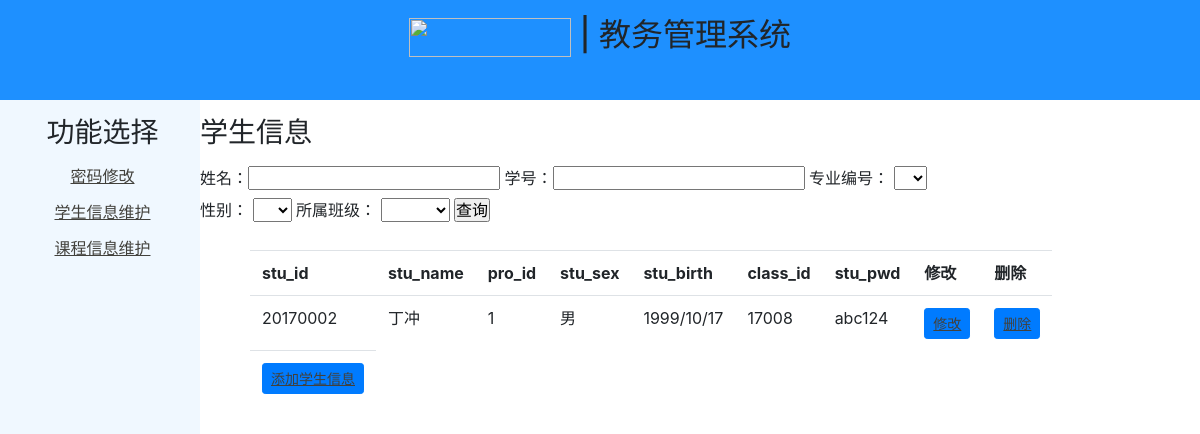
The page /?id=20170002 (signed in) on the database its author committed.
### tables this page shows
CREATE TABLE student_Info(
stu_id int primary key,
stu_name char(50) not null,
pro_id int not null,
stu_sex char(5) not null,
stu_birth datetime not null,
class_id int not null,
stu_pwd char(20) not null,
foreign key(pro_id) references profession_Info(pro_id),
foreign key(class_id) references class_Info(class_id)
);

### admin.py (the view)
@app.route('/',methods=['GET'])
def index():   #学生信息维护
    if not CheckLogin():
        return redirect(url_for('login'))
    dataid, _ = GetSql2("select distinct Pro_id ,Pro_id as col2  from student_Info ")
    datad, _ = GetSql2("select distinct Class_id ,Class_id as col2  from student_Info ")
    strWhere = []
    if "name" in request.args:
        name = request.args["name"]
        if name != "":
            strWhere.append("Stu_name like '%%%s%%'" % name)
    if "Pro_id" in request.args:
        idd = request.args["Pro_id"]
        if idd != "":
            strWhere.append("Pro_id = '%s'" % idd)
    if "id" in request.args:
        id = request.args["id"]
        if id != "":
            strWhere.append("Stu_id = '%s'" % id)
    if "Stu_sex" in request.args:
        ida = request.args["Stu_sex"]
        if ida != "":
            strWhere.append("Stu_sex = '%s'" % ida)
    if "Class_id" in request.args:
        idc = request.args["Class_id"]
        if idc != "":
            strWhere.append("Class_id = '%s'" % idc)
    tablename = "student_Info"
    sql = "SELECT * FROM student_Info "
    if len(strWhere) > 0:
        sql = sql + " where " + " and ".join(strWhere)
        print(sql)
    result, fields = GetSql2(sql)
    return render_template('show.html', datas=result, fields=fields, dataid=dataid, datad=datad)

### admin.py (called while the page is built)
def CheckLogin():
    if 'admin_name' not in session:
        return False
    else:
        return True

### dbSqlite3.py (called while the page is built)
def OpenDb():
    database = "./db/Edu_system.db"
    conn = sqlite3.connect(database)
    return conn

def GetSql(conn, sql):
    cur = conn.cursor()
    cur.execute(sql)
    fields=[]
    for field in cur.description:
        fields.append(field[0])
    result = cur.fetchall()
    cur.close()
    return result,fields

def CloseDb(conn):
    conn.close()

def GetSql2(sql):
    conn = OpenDb()
    result,fields = GetSql(conn, sql)
    CloseDb(conn)
    return result,fields

### templates/show.html (shortened to what this page needs)
<!DOCTYPE html>
<html lang="en">
<head>
    <link href="{{ url_for('static',filename='css/show.css') }}" rel="stylesheet"/>
    <link href="https://cdn.staticfile.org/twitter-bootstrap/4.1.0/css/bootstrap.min.css" rel="stylesheet"/>
</head>
<body>
<div id="container">
    <div id="header" align="center">
         <p><h2><img width="162px" height="38.5px" src="static/picture/logo.png" alt=""><span> | 教务管理系统</span></h2></p>
    </div>
    <div id="sidebar1" align="center">
        <p align="center">
            <h3>功能选择</h3><p><p>
            <a href="/per">密码修改</a><p>
            <a href="/">学生信息维护</a><p>
            <a href="/mama">课程信息维护</a>
    </div>
    <div id="content" class="content">
        <p>
        <h3>学生信息</h3><p>
        <form>
            姓名：<input type="text" name="name">
            学号：<input type="text" name="id">
            <label>专业编号：
            <select name="Pro_id">
                <option value="" ></option>
                    {% for pro in dataid%}
                    <option value='{{pro[0]}}'>{{pro[0]}}</option>
                    {% endfor %}
            </select>
            </label>
            <label>性别：
                <select name="Stu_sex">
                    <option value="" ></option>
                    <option value='男'>男</option>
                </select>
            </label>
            <label>所属班级：
                <select name="Class_id">
                    <option value="" ></option>
                    {% for pro in datad %}
                    <option value='{{pro[0]}}'>{{pro[0]}}</option>
                    {% endfor %}
                </select>
            </label>
            <input type="submit" value="查询">
        </form>
        <br>
        <center>
        <table class="table table-hover" style="margin-left:50px;">
            <tr>
                {% for a in fields %}
                <th>{{a}}</th>
                {% endfor %}
                <th>修改</th>
                <th>删除</th>
            </tr>
            {%for item in datas%}
            <tr>
                {%for a in item%}
                <td>{{a}}</td>
                {% endfor %}
                <td><a class="btn btn-primary btn-sm" href="update?id={{item[0]}}">修改</a></td>
                <td><a class="btn btn-primary btn-sm" href="del/{{item[0]}}">删除</a></td>
            </tr>
            {% endfor %}
            <tr>
                 <td><a class="btn btn-primary btn-sm" href="/add">添加学生信息</a></td>
            </tr>
        </table>
    </center>
    </div>
</div>
</body>
</html>

### static/css/show.css (style rules this page uses)
* { margin: 0; padding: 0; }
a:link { color: #42413C; text-decoration: underline; }
#container { margin: 0px auto; width: 100%; background-color: #FFF; position: relative; }
#header { background-color:#1E90FF; float: left; height: 100px; width:100%; }
#sidebar1,#content { padding-bottom:9999px; margin-bottom:-9995px; }
#sidebar1 { width:200px; float:left; background-color:#F0F8FF; line-height:20px; padding-left:5px; }
#content { width:800px; float:left; line-height:20px; }

### rows shown on the page
student_Info: stu_id "20170002", stu_name "丁冲", item "1" "男", stu_birth "1999/10/17", class "17008", stu_pwd "abc124"

### other values the page prints
{{ a }} "stu_id" "stu_name" "pro_id" "stu_sex" "stu_birth" "class_id" "stu_pwd"
